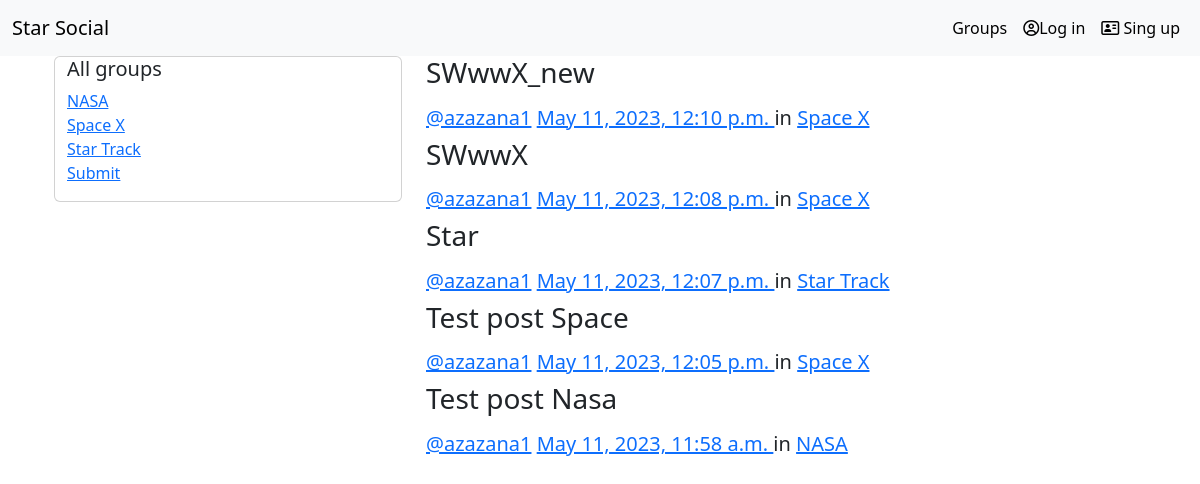
The app's page /posts/, older data.
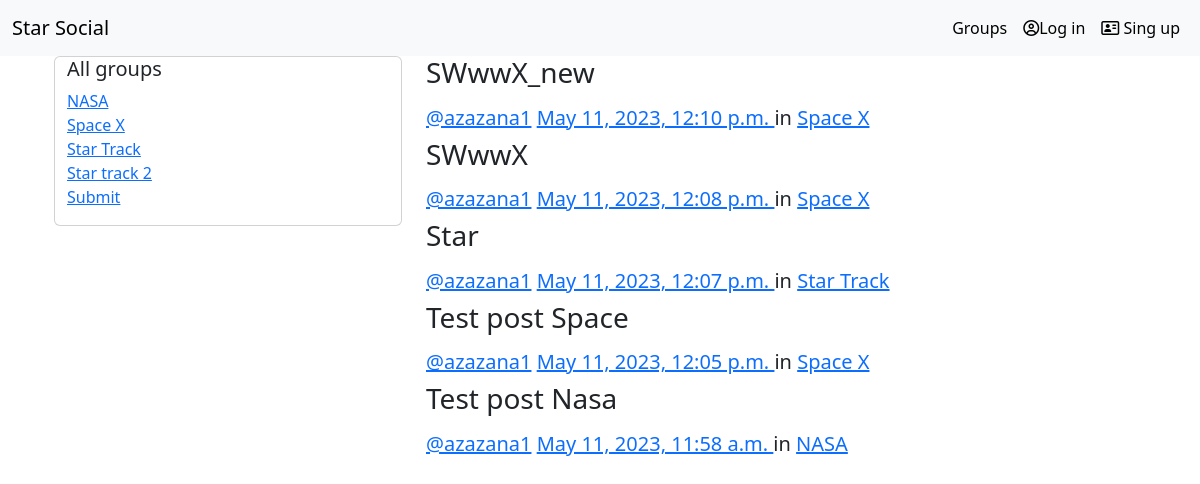
The same page, newer data.
### groups/models.py (models this page shows, shortened)
class Group(models.Model):
    name = models.CharField(max_length=255, unique=True)
    slug = models.SlugField(allow_unicode=True, unique=True)
    description = models.TextField(blank=True, default='')
    description_html = models.TextField(editable=False, default='', blank=True)
    members = models.ManyToManyField(User, through='GroupMember')
    def __str__(self):
        return self.name
    class Meta:
        ordering = ['name']

### posts/models.py (models this page shows, shortened)
class Post(models.Model):
    user = models.ForeignKey(User,related_name='posts',on_delete=models.CASCADE)
    created_at = models.DateTimeField(auto_now=True)
    message=models.TextField()
    message_html=models.TextField(editable=False)
    group = models.ForeignKey(Group, related_name='posts', null=True,blank=True,on_delete=models.CASCADE)
    class Meta:
        ordering=['-created_at']
        unique_together=['user','message']

### posts/views.py (the view)
# urls.py: path('', views.PostList.as_view(), name='all'),
class PostList(SelectRelatedMixin, generic.ListView):
    model = models.Post
    select_related = ('user', 'group')
    def get_context_data(self, *, object_list=None, **kwargs):
        context = super(PostList, self).get_context_data(**kwargs)
        context['get_user_groups']=models.Group.objects.filter(members__in=[self.request.user.pk])
        context['get_other_groups']=models.Group.objects.exclude(members__in=[self.request.user.pk])
        return context

### posts/templates/posts/post_list.html (shortened to what this page needs)
{%extends "posts/post_base.html"%}
{%block prepost%}
<div class="col-md-4">
    <div class="card card-with-shadow">
        <div class="container">
            <h5 class="title">All groups</h5>
            <ul class="list-unstyled">
                {% for other_group in get_other_groups %}
                 <li class="group li-with-bullet">
                    <a href="{%url 'groups:single' slug=other_group.slug %}">{{other_group}}</a>
                </li>
                {%endfor%}
            </ul>
        </div>
    </div>
</div>
{%endblock%}
{%block post_content%}
<div class="col-md-8">
    {% for post in post_list %}
       {%include 'posts/_post.html'%}
    {%endfor%}
</div>
{%endblock%}

### posts/templates/posts/_post.html (shortened to what this page needs)
<div class="post media">
    <h3>{{post.message_html|safe}}</h3>
    <div class="media-body">
        <h5 class="media-heading">
        <span class="username">
            <a href="{%url 'posts:for_user' username=post.user.username%}">@{{post.user.username}}</a>
        </span>
        <time class="time">
            <a href="{%url 'posts:single' username=post.user.username pk=post.pk%}">
                {{post.created_at}}
            </a>
        </time>
            in
            <a href="{%url 'groups:single' slug=post.group.slug%}">{{post.group}}</a>
        </h5>
    </div>
</div>

Row changes from the older to the newer data that the page shows:
added Group: name "Star track 2"
